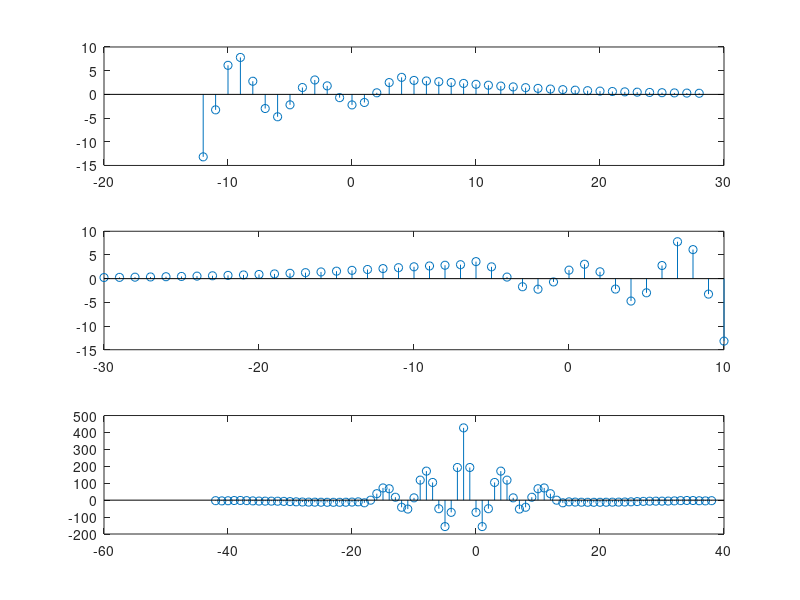
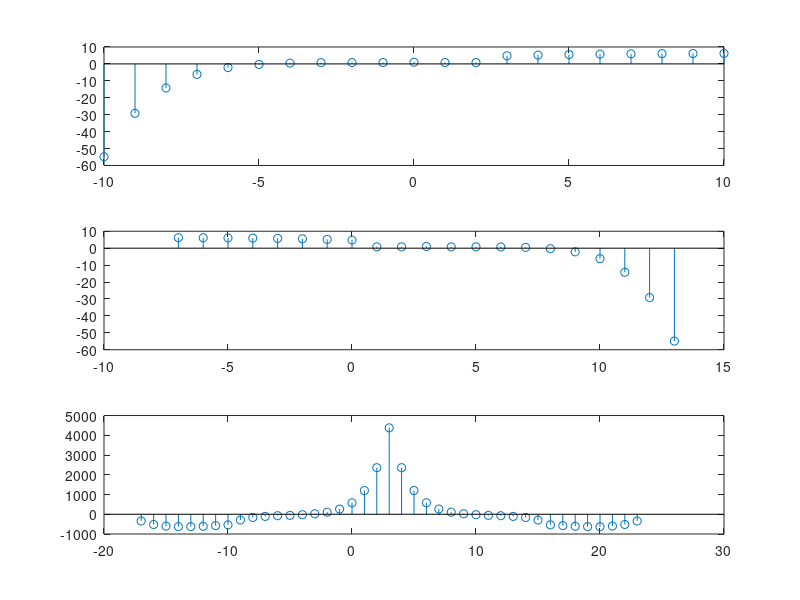
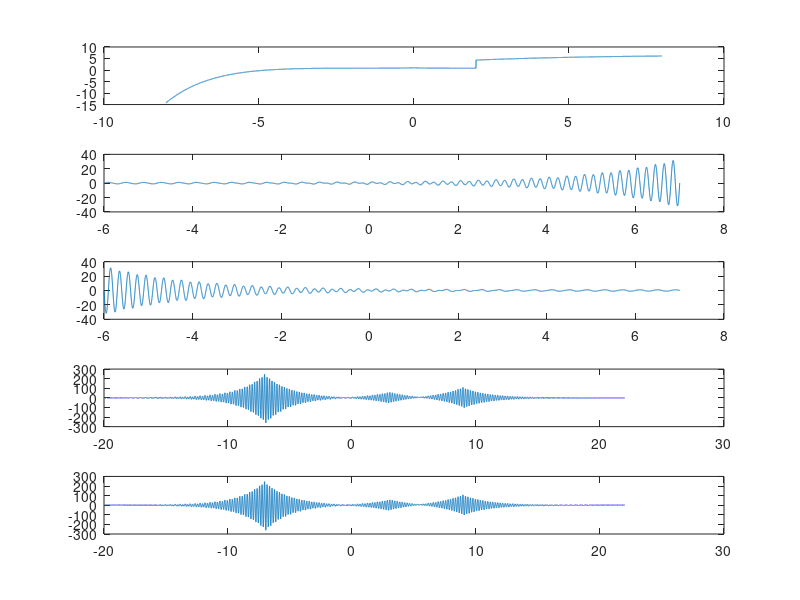
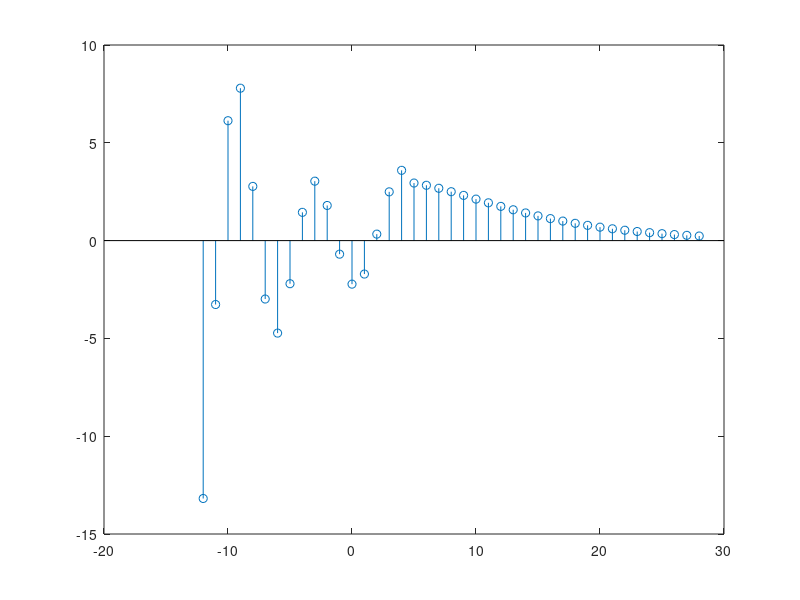

Here is the MATLAB script that generated these plots, in order:
clear
close all;
%% ex1
n = (-12:28);
x1a = (pi/2).*exp(abs(2-(n/4))).*(sin(n-5)./(n-5));
x1b = (2+n).*(2+n>=0).*(0.5).^(n/4);
x1a(n>=5) = x1b(n>=5);
for i=1:length(n)
    if n(i)<5
        x1(i) = (pi/2).*exp(abs(2-(n(i)/4))).*(sin(n(i)-5)./(n(i)-5));
    else
        x1(i) = (2+n(i)).*(2+n(i)>=0).*(0.5).^(n(i)/4);
    end
end
figure(4);
stem(n,x1);
figure(1);
subplot(3,1,1);
stem(n,x1a);

x2 = x1a(end:-1:1);
x2n = -n(end:-1:1)-2;
subplot(3,1,2);
stem(x2n,x2);

nconv = n(1)+x2n(1):n(end)+x2n(end);
x3 = conv(x2,x1a);
subplot(3,1,3);
stem(nconv,x3);

%% ex2
n = (-10:10);
x1a = abs(n/2) .^ abs(n/4) .* cos(n/3);
x1b = (3+n) .* (3+n>=0) .* (0.8).^(n/3);
x1a(n>2) = x1b(n>2);
figure(2);
subplot(3,1,1);
stem(n,x1a);

x2n =-n(end:-1:1)+3;
x2 = x1a(end:-1:1);
subplot(3,1,2);
stem(x2n,x2);

nconv = n(1)+x2n(1):n(end)+x2n(end);
x3 = conv(x1a,x2);
subplot(3,1,3);
stem(nconv,x3);

%% ex3
DT = 0.001;
t1 = (-8:DT:8);
y1a = abs(t1/2).^abs(t1/4).*cos(t1/3);
y1b = (3+t1).*(3+t1>=0).* 0.8.^(t1/3);
y1a(t1>2)=y1b(t1>2);

figure(3);
subplot(5,1,1);

plot(t1,y1a);

Ey1 = sum(abs(y1a).^2)*DT;
Py1 = (1/length(y1a))*sum(abs(y1a).^2)*DT;

t2 = (-6:DT:7);
y2 = sin(5*pi*t2)+(sin(10*pi*t2).*exp(t2/2));
y3 = y2(end:-1:1);

subplot(5,1,2);
plot(t2,y2);
subplot(5,1,3);
plot(t2,y3);

tconv23 = 2*t2(1):DT:2*t2(end);
conv23 = conv(y2,y3)*DT;

tconv123 = t1(1)+tconv23(1):DT:t1(end)+tconv23(end);
conv123 = conv(y1a,conv23)*DT;
subplot(5,1,4);
plot(tconv123,conv123);

tconv12 = t1(1)+t2(1):DT:t1(end)+t2(end);
conv12 = conv(y1a,y2)*DT;

tconv12_3 = t2(1)+tconv12(1):DT:t2(end)+tconv12(end);
conv12_3 = conv(y3,conv12)*DT;
subplot(5,1,5);
plot(tconv12_3,conv12_3);


